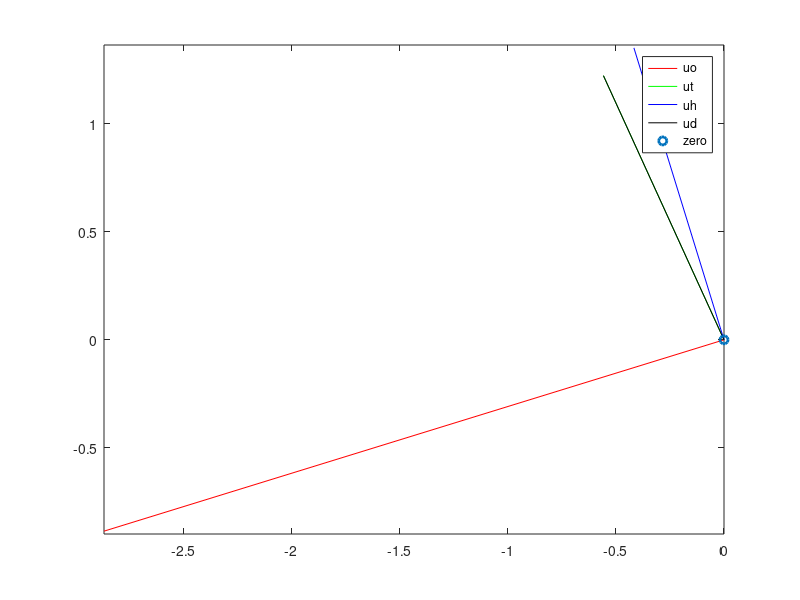

Recreate this plot in MATLAB.
function testFillopovCombination
    for k = 1%:1000000
        % Create the vectors
%         u_o = randn(2,1);
%         uo = [-1; 0]
        u_o = [-2.8666; -0.8847];
        
%         u_t = [1; 1]
%         ut = randn(2,1);
        u_t = [-0.5575; 1.2214];

        % find the combination
        a = -(u_o'*u_t) / (u_o'*u_o - u_o'*u_t)

        % Create the combination
        u_h = a*u_o + (1-a)*u_t

        if a <= 1 && a >= 0
            break;
        end
    end
    
    % Test combination
    err = u_h'*u_o
    nrm_uo = norm(u_o)
    nrm_ut = norm(u_t)
    nrm_uh = norm(u_h)
    
    % check conditions
    u_d = u_t; % ud is the direction that we will travel
    if a >= 0  && a <= 1 % Need to use some combination
        % Compute a normal uh (just unit vector in direction of uo)
        n = u_o ./ norm(u_o);
        
        % Compute needed dot products for decision
        n_dot_uo = n'*u_o;
        n_dot_ut = n'*u_t;
        
        if n_dot_uo*n_dot_ut > 0 % Go in direction of a vector field
            if n_dot_uo < 0
                disp('Move with obstacle avoid');
                u_d = u_o;
            else
                disp('Move with tracking');
                u_d = u_t;
            end
        else % Sliding mode
            disp('Sliding mode');
            u_d = u_h;
        end
    else
        disp('Keep tracking');
        u_d = u_t;
    end
    
    % Scale ud for plotting
    len = min([nrm_uo, nrm_ut, nrm_uh]) ./ 2;
    ud_plot = u_d .* (len/norm(u_d));
    
    
    %% Plot the results
    figure;
    plot([0 u_o(1)], [0 u_o(2)], 'r'); hold on;
    plot([0 u_t(1)], [0 u_t(2)], 'g');
    plot([0 u_h(1)], [0 u_h(2)], 'b');
    %plot([0 ud_plot(1)], [0 ud_plot(2)], 'k');
    plot([0 u_d(1)], [0 u_d(2)], 'k');
    plot(0, 0, 'o', 'linewidth', 2);
    legend('uo', 'ut', 'uh', 'ud', 'zero')
    axis equal
    
end

